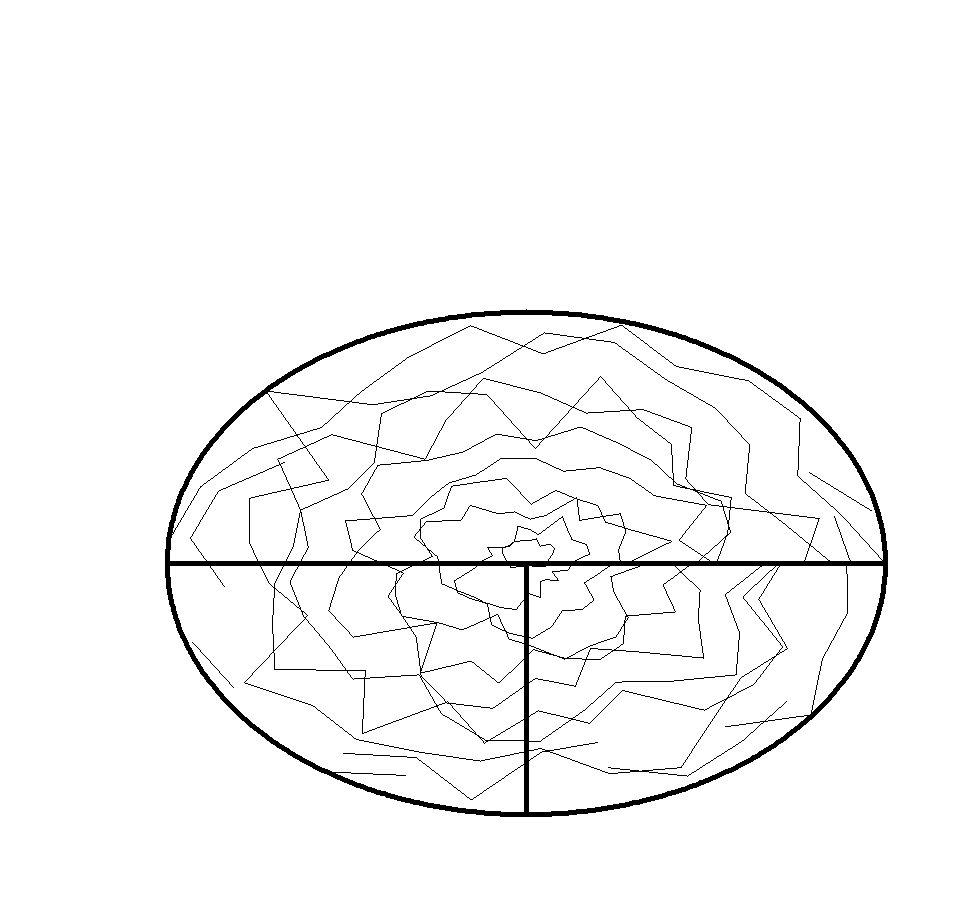
#> input picture templates/.old/test.BMP, 978 x 907 px
$ python _crop_images.py ../../../../templates/.old/test.BMP
#> lines starting #> are read from the running program, lines starting #| are printed output that depends on the picture; after the words box and inside, x2 and y2 are one past the last pixel; in counts of white or black regions, pixels touching at a corner belong together
#> in crop_image, img is the input picture: shape (907, 978, 3); 97.2% white; 3 black regions, box (x1, y1, x2, y2) and area: (165, 309, 888, 817) 24311, (809, 472, 872, 511) 63, (192, 642, 234, 688) 46
#!/usr/bin/env python3
# -*- coding: utf-8 -*-
# Timestamp: "2025-03-24 11:14:31 (ywatanabe)"
# File: /home/ywatanabe/win/documents/SigMacro/PySigMacro/src/pysigmacro/utils/_crop_images.py
# ----------------------------------------
import os
__FILE__ = (
    "/home/ywatanabe/win/documents/SigMacro/PySigMacro/src/pysigmacro/utils/_crop_images.py"
)
__DIR__ = os.path.dirname(__FILE__)
# ----------------------------------------

import cv2
import numpy as np
from PIL import Image, ImageOps
import glob

# [13 lines left out: functions get_image_dpi, mm_to_pixels, not called in this run]

def _find_content_area(image_path):
    # Check if it's a GIF file
#> called with image_path = '../../../../templates/.old/test.BMP'
    if image_path.lower().endswith('.gif'):
        try:
            # Use PIL for GIF files
            with Image.open(image_path) as img:
                # Convert to RGB for consistent processing
                img = img.convert('RGB')
                # Convert to numpy array for processing
                img_array = np.array(img)

                # Convert to grayscale
                gray = cv2.cvtColor(img_array, cv2.COLOR_RGB2GRAY)

                # Threshold the image to get all non-white areas
                _, thresh = cv2.threshold(gray, 254, 255, cv2.THRESH_BINARY_INV)

                # Find all non-zero points
                points = cv2.findNonZero(thresh)

                # Get the bounding rectangle
                if points is not None:
                    x, y, w, h = cv2.boundingRect(points)
                    return x, y, w, h
                else:
                    # If no points found, return the whole image
                    h, w = img_array.shape[:2]
                    return 0, 0, w, h
        except Exception as e:
            print(f"Error processing GIF with PIL: {e}")
            # Fall back to default dimensions
            return 0, 0, 100, 100

    # For non-GIF files, use OpenCV
    img = cv2.imread(image_path)
    if img is None:
        raise FileNotFoundError(f"Unable to read image file: {image_path}")

    # Convert to grayscale
    gray = cv2.cvtColor(img, cv2.COLOR_BGR2GRAY)

    # Threshold the image to get all non-white areas.
    # Set the threshold close to 255 to exclude only white or nearly white areas.
    _, thresh = cv2.threshold(gray, 254, 255, cv2.THRESH_BINARY_INV)

    # Find all non-zero points (colored or non-white pixels)
    points = cv2.findNonZero(thresh)
#> points = contour of 24420 points, box (x1, y1, x2, y2) (165, 309, 888, 817), area 6392

    # Get the bounding rectangle around the non-zero points
    if points is not None:
        x, y, w, h = cv2.boundingRect(points)
#> x = 165; y = 309; w = 723; h = 508
        return x, y, w, h
    else:
        # If no points found, return the whole image
        h, w = img.shape[:2]
        return 0, 0, w, h

def crop_image(input_path, margin=30):
    # Check if it's a GIF file
    if input_path.lower().endswith('.gif'):
        try:
            # Use PIL for GIF files
            with Image.open(input_path) as img:
                # Check if GIF has multiple frames
                is_animated = hasattr(img, 'n_frames') and img.n_frames > 1

                # Find content area
                x, y, w, h = _find_content_area(input_path)

                # Calculate coordinates with margin
                x_start = max(x - margin, 0)
                y_start = max(y - margin, 0)
                x_end = min(x + w + margin, img.width)
                y_end = min(y + h + margin, img.height)

                if is_animated:
                    # Process all frames for animated GIFs
                    frames = []
                    for frame_idx in range(img.n_frames):
                        img.seek(frame_idx)
                        frame_copy = img.copy()
                        cropped_frame = frame_copy.crop((x_start, y_start, x_end, y_end))
                        frames.append(cropped_frame)

                    # Return the first frame for now (we'll handle animation later)
                    return frames[0]
                else:
                    # Crop the image (single frame)
                    cropped_img = img.crop((x_start, y_start, x_end, y_end))
                    return cropped_img
        except Exception as e:
            print(f"Error processing GIF with PIL: {e}")
            # Continue with OpenCV method as fallback

    # For non-GIF files, use OpenCV
    img = cv2.imread(input_path)
    if img is None:
        raise FileNotFoundError(f"Unable to read image file: {input_path}")

    # Find the content area
    x, y, w, h = _find_content_area(input_path)
#> x = 165; y = 309; w = 723; h = 508

    # Calculate the coordinates with margin, clamping to the image boundaries
    x_start = max(x - margin, 0)
#> x_start = 135
    y_start = max(y - margin, 0)
#> y_start = 279
    x_end = min(x + w + margin, img.shape[1])
#> x_end = 918
    y_end = min(y + h + margin, img.shape[0])
#> y_end = 847

    # Crop the image using the bounding rectangle with margin
    cropped_img = img[y_start:y_end, x_start:x_end]
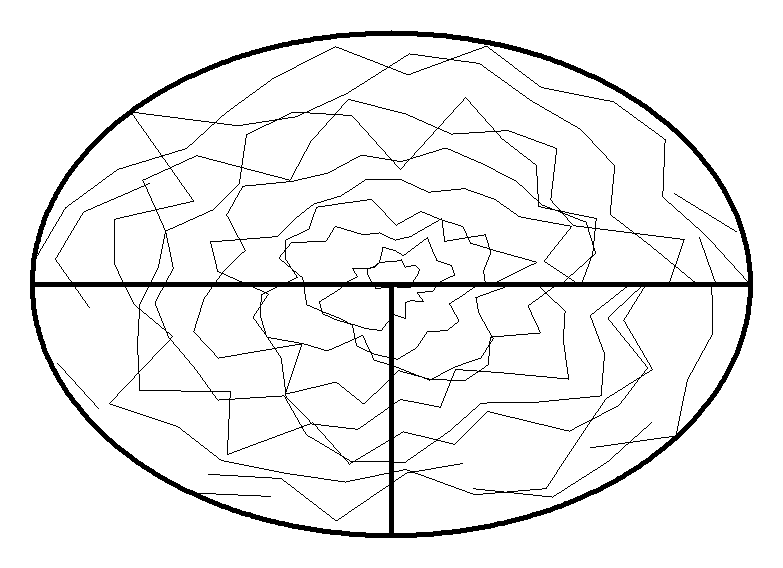
#> cropped_img: shape (568, 783, 3); 94.5% white; 3 black regions, box (x1, y1, x2, y2) and area: (30, 30, 753, 538) 24311, (674, 193, 737, 232) 63, (57, 363, 99, 409) 46

    # Convert OpenCV image to PIL Image
    pil_img = Image.fromarray(cv2.cvtColor(cropped_img, cv2.COLOR_BGR2RGB))
    return pil_img

def save_image(image, output_path):
    # Check if output path has extension
    base, ext = os.path.splitext(output_path)
    if not ext:
        # Default to PNG if no extension
        output_path = f"{base}.png"

    # Save the image
    image.save(output_path)
    print(f"\nImage saved as {output_path}")

# [36 lines left out: function add_margins, not called in this run]

def main(args):
    # Expand file paths (in case wildcards were used)
    input_files = []
    for path in args.input_paths:
        if os.path.isfile(path):
            input_files.append(path)
        else:
            # Use glob to expand wildcards
            expanded = glob.glob(path)
            input_files.extend(expanded)

    if not input_files:
        print("No input files found!")
    else:
        for input_path in input_files:
            try:
                # Determine output path
                if args.output_dir:
                    # Ensure output directory exists
                    os.makedirs(args.output_dir, exist_ok=True)
                    # Create output path in specified directory
                    filename = os.path.basename(input_path)
                    basename, ext = os.path.splitext(filename)
                    # Remove previous '_cropped' suffixes
                    basename = basename.replace("_cropped", "")
                    output_path = os.path.join(args.output_dir, f"{basename}_cropped{ext}")
                else:
                    # Default: save in same directory as input
                    basename, ext = os.path.splitext(input_path)
                    # Remove previous '_cropped' suffixes
                    basename = basename.replace("_cropped", "")
                    output_path = f"{basename}_cropped{ext}"

                if os.path.exists(output_path) and (not args.force):
                    print(f"Output path: {output_path} exists. Skipping...")
                    continue

                # Crop the image
                cropped_img = crop_image(input_path, margin=args.margin)

                # Add margins if dimensions specified
                if args.width or args.height or args.width_mm or args.height_mm:
                    cropped_img = add_margins(
                        cropped_img,
                        width=args.width,
                        height=args.height,
                        width_mm=args.width_mm,
                        height_mm=args.height_mm
                    )
                    # Get the DPI for reporting
                    dpi = get_image_dpi(cropped_img)
                    # Calculate actual dimensions for reporting
                    width_px = cropped_img.width
                    height_px = cropped_img.height
                    print(f"Adding margins to meet target dimensions: width={width_px}px, height={height_px}px (DPI: {dpi})")

                # Save the processed image
                save_image(cropped_img, output_path)

            except Exception as e:
                print(f"Error processing {input_path}: {e}")

if __name__ == "__main__":
    import argparse

    # Set up argument parser
    parser = argparse.ArgumentParser(description='Crop images to content area with margin')
    parser.add_argument('input_paths', nargs='+', help='Path(s) to input image(s), accepts wildcards')
    parser.add_argument(
        "--force", action="store_true", default=False, help="If true remove output path if exists."
    )
    parser.add_argument(
        "--margin", type=int, default=30, help="Margin pixel size around the content area."
    )
    parser.add_argument(
        "--width", type=int, help="Target width pixel size for the image (adds margins if needed)"
    )
    parser.add_argument(
        "--height", type=int, help="Target height pixel size for the image (adds margins if needed)"
    )
    parser.add_argument(
        "--width_mm", type=float, help="Target width in millimeters (adds margins if needed)"
    )
    parser.add_argument(
        "--height_mm", type=float, help="Target height in millimeters (adds margins if needed)"
    )
    parser.add_argument(
        "--dpi", type=int, default=300, help="DPI to use for mm to pixel conversion (default: 300)"
    )
    parser.add_argument(
        "--output_dir", type=str, help="Directory to save cropped images (default: same as input)"
    )
    args = parser.parse_args()
    main(args)

# EOF

$ run again, on templates/.old/bar.bmp
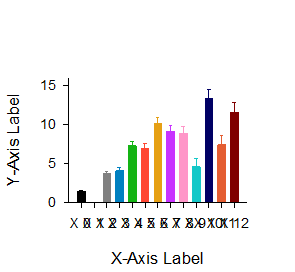
#> input picture templates/.old/bar.bmp, 295 x 272 px
#> in crop_image, img is the input picture: shape (272, 295, 3); mean B, G, R 238.1, 237.3, 240.9
#> in _find_content_area, `_, thresh = cv2.threshold(gray, 254, 255, cv2.THRESH_BINARY_INV)`:
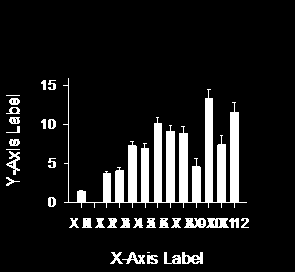
#> thresh: shape (272, 295); 10.9% white; 35 white regions (3 under 20 px), largest, box (x1, y1, x2, y2) and area: (63, 78, 247, 208) 6428, (206, 218, 229, 228) 167, (184, 218, 206, 228) 160
#> points = contour of 8753 points, box (x1, y1, x2, y2) (6, 78, 249, 264), area 670
#> in _find_content_area, `x, y, w, h = cv2.boundingRect(points)`: x = 6; y = 78; w = 243; h = 186
#> in crop_image, `x, y, w, h = _find_content_area(input_path)`: x = 6; y = 78; w = 243; h = 186
#> x_start = 0
#> y_start = 48
#> x_end = 279
#> y_end = 272
#> in crop_image, `cropped_img = img[y_start:y_end, x_start:x_end]`:
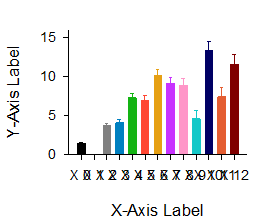
#> cropped_img: shape (224, 279, 3); mean B, G, R 233.3, 232.3, 236.8

$ run again, on templates/.old/barh.bmp
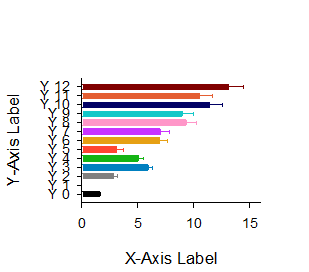
#> input picture templates/.old/barh.bmp, 309 x 272 px
#> in crop_image, img is the input picture: shape (272, 309, 3); mean B, G, R 239, 238, 240.7
#> in _find_content_area, `_, thresh = cv2.threshold(gray, 254, 255, cv2.THRESH_BINARY_INV)`:
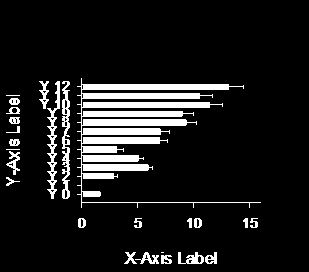
#> thresh: shape (272, 309); 10.9% white; 25 white regions (3 under 20 px), largest, box (x1, y1, x2, y2) and area: (77, 78, 261, 208) 6652, (62, 81, 70, 199) 567, (47, 81, 60, 199) 539
#> points = contour of 9166 points, box (x1, y1, x2, y2) (6, 78, 261, 264), area 6636
#> in _find_content_area, `x, y, w, h = cv2.boundingRect(points)`: x = 6; y = 78; w = 255; h = 186
#> in crop_image, `x, y, w, h = _find_content_area(input_path)`: x = 6; y = 78; w = 255; h = 186
#> x_start = 0
#> y_start = 48
#> x_end = 291
#> y_end = 272
#> in crop_image, `cropped_img = img[y_start:y_end, x_start:x_end]`:
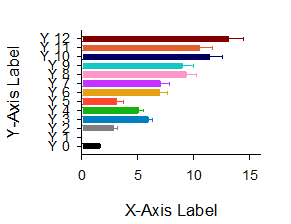
#> cropped_img: shape (224, 291, 3); mean B, G, R 234.3, 233.1, 236.5

$ run again, on templates/.old/box.bmp
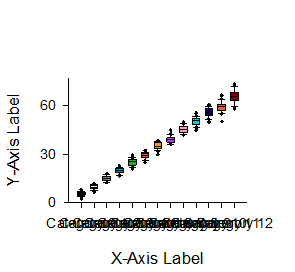
#> input picture templates/.old/box.bmp, 295 x 272 px
#> in crop_image, img is the input picture: shape (272, 295, 3); mean B, G, R 243, 243, 243.1
#> in _find_content_area, `_, thresh = cv2.threshold(gray, 254, 255, cv2.THRESH_BINARY_INV)`:
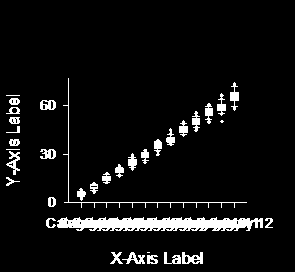
#> thresh: shape (272, 295); 6.3% white; 36 white regions (4 under 20 px), largest, box (x1, y1, x2, y2) and area: (57, 217, 263, 231) 2153, (63, 78, 247, 208) 382, (182, 252, 203, 264) 155
#> points = contour of 5066 points, box (x1, y1, x2, y2) (6, 78, 273, 264), area 2506
#> in _find_content_area, `x, y, w, h = cv2.boundingRect(points)`: x = 6; y = 78; w = 267; h = 186
#> in crop_image, `x, y, w, h = _find_content_area(input_path)`: x = 6; y = 78; w = 267; h = 186
#> x_start = 0
#> y_start = 48
#> x_end = 295
#> y_end = 272
#> in crop_image, `cropped_img = img[y_start:y_end, x_start:x_end]`:
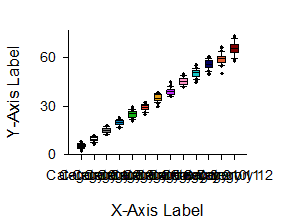
#> cropped_img: shape (224, 295, 3); mean B, G, R 240.4, 240.5, 240.6
